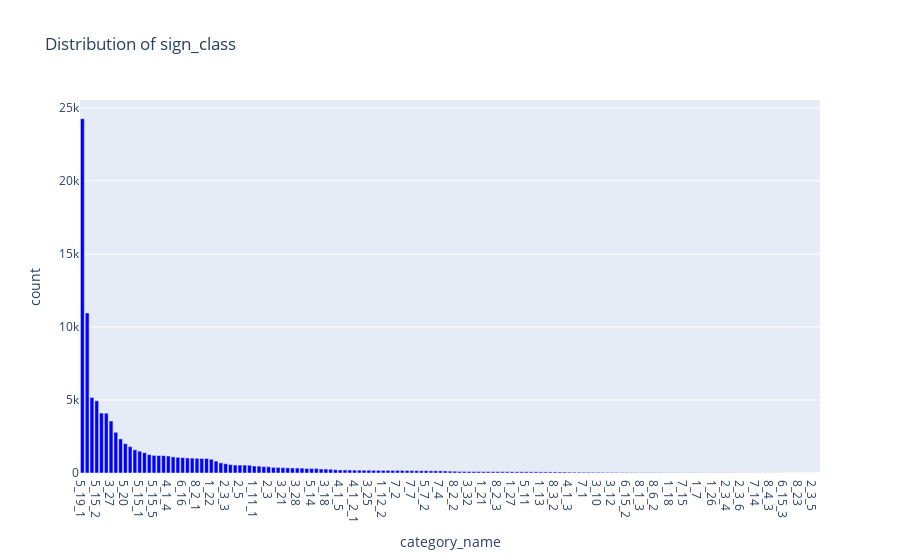

This figure's notebook cell:
### Code cell
grouped_data = df.groupby('category_name').size().reset_index(name='count')
grouped_data = grouped_data.sort_values(by='count', ascending=False)
fig = px.bar(grouped_data, x='category_name' ,y ='count', 
             labels={'category_name': 'category_name'}, color_discrete_sequence=['blue'], 
             title=f'Distribution of sign_class')
fig.show()

### Figure 1 — Plotly figure (JSON) as saved in the notebook; plotly's stock layout.template omitted (floating-point values rounded to 4 significant figures; data arrays with more than 128 entries replaced by an {"elided": "..."} marker saying what was removed)
{"data": [{"alignmentgroup": "True", "hovertemplate": "category_name=%{x}<br>count=%{y}<extra></extra>", "legendgroup": "", "marker": {"color": "blue", "pattern": {"shape": ""}}, "name": "", "offsetgroup": "", "orientation": "v", "showlegend": false, "textposition": "auto", "type": "bar", "x": {"elided": "155 str values"}, "xaxis": "x", "y": {"elided": "155 int values"}, "yaxis": "y"}], "layout": {"barmode": "relative", "legend": {"tracegroupgap": 0}, "title": {"text": "Distribution of sign_class"}, "xaxis": {"anchor": "y", "domain": [0, 1], "title": {"text": "category_name"}}, "yaxis": {"anchor": "x", "domain": [0, 1], "title": {"text": "count"}}}}
